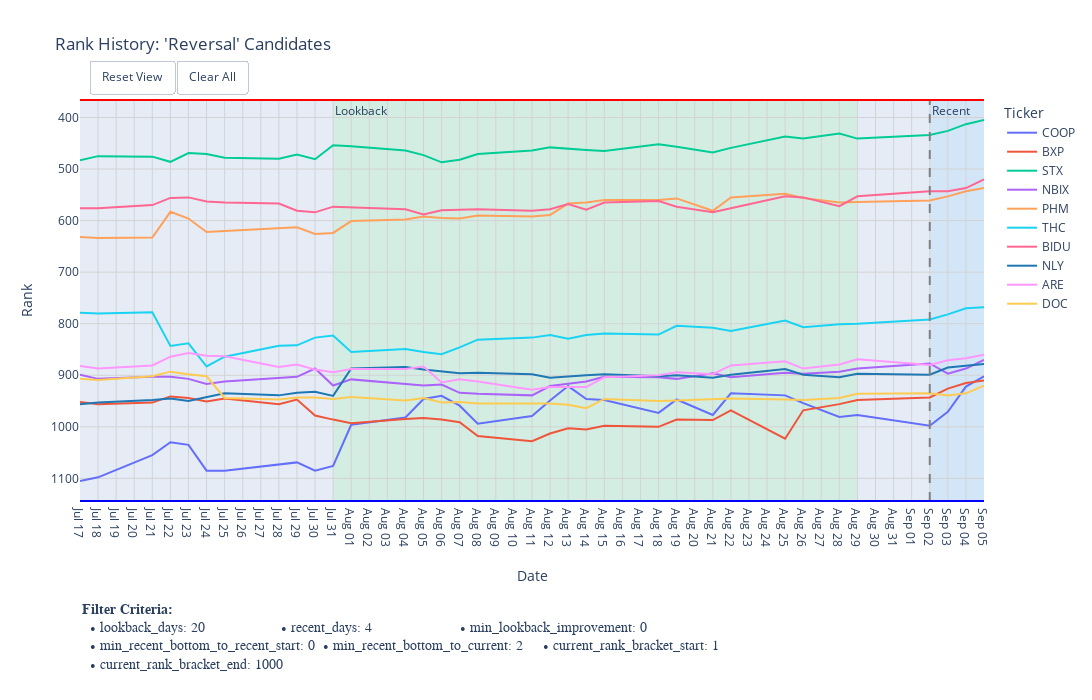

Write notebook code for a chart like this one.
### Code cell
plot_days = filter_criteria['lookback_days'] + filter_criteria['recent_days'] + 10  # add 10 extra days for plotting 

# 4. Call the new plotting function
if tickers_to_plot:
    plot_rank_with_criteria(
        # df_rank_history=selected_df.iloc[:, -plot_days::],
        df_rank_history=df_tickers_rank_history.iloc[:, -plot_days::],        
        # df_rank_history=selected_df,
        ticker_list=tickers_to_plot,
        title_suffix="'Reversal' Candidates",
        filter_criteria=filter_criteria, # Pass the dictionary here
        width=1150,
        height=700,
    )
else:
    print("No candidates found to plot.")

### Figure 1 — Plotly figure (JSON) as saved in the notebook; plotly's stock layout.template omitted (floating-point values rounded to 4 significant figures)
{"data": [{"hovertemplate": "Ticker=COOP<br>index=%{x}<br>Rank=%{y}<extra></extra>", "legendgroup": "COOP", "line": {"color": "#636EFA", "dash": "solid"}, "marker": {"symbol": "circle"}, "mode": "lines", "name": "COOP", "orientation": "v", "showlegend": true, "type": "scatter", "x": ["2025-07-17T00:00:00", "2025-07-18T00:00:00", "2025-07-21T00:00:00", "2025-07-22T00:00:00", "2025-07-23T00:00:00", "2025-07-24T00:00:00", "2025-07-25T00:00:00", "2025-07-28T00:00:00", "2025-07-29T00:00:00", "2025-07-30T00:00:00", "2025-07-31T00:00:00", "2025-08-01T00:00:00", "2025-08-04T00:00:00", "2025-08-05T00:00:00", "2025-08-06T00:00:00", "2025-08-07T00:00:00", "2025-08-08T00:00:00", "2025-08-11T00:00:00", "2025-08-12T00:00:00", "2025-08-13T00:00:00", "2025-08-14T00:00:00", "2025-08-15T00:00:00", "2025-08-18T00:00:00", "2025-08-19T00:00:00", "2025-08-21T00:00:00", "2025-08-22T00:00:00", "2025-08-25T00:00:00", "2025-08-26T00:00:00", "2025-08-28T00:00:00", "2025-08-29T00:00:00", "2025-09-02T00:00:00", "2025-09-03T00:00:00", "2025-09-04T00:00:00", "2025-09-05T00:00:00"], "xaxis": "x", "y": [1105, 1098, 1055, 1030, 1035, 1085, 1085, 1072, 1069, 1085, 1076, 996, 982, 946, 940, 959, 994, 979, 949, 921, 946, 948, 973, 947, 977, 935, 939, 954, 981, 977, 998, 971, 922, 902], "yaxis": "y"}, {"hovertemplate": "Ticker=BXP<br>index=%{x}<br>Rank=%{y}<extra></extra>", "legendgroup": "BXP", "line": {"color": "#EF553B", "dash": "solid"}, "marker": {"symbol": "circle"}, "mode": "lines", "name": "BXP", "orientation": "v", "showlegend": true, "type": "scatter", "x": ["2025-07-17T00:00:00", "2025-07-18T00:00:00", "2025-07-21T00:00:00", "2025-07-22T00:00:00", "2025-07-23T00:00:00", "2025-07-24T00:00:00", "2025-07-25T00:00:00", "2025-07-28T00:00:00", "2025-07-29T00:00:00", "2025-07-30T00:00:00", "2025-07-31T00:00:00", "2025-08-01T00:00:00", "2025-08-04T00:00:00", "2025-08-05T00:00:00", "2025-08-06T00:00:00", "2025-08-07T00:00:00", "2025-08-08T00:00:00", "2025-08-11T00:00:00", "2025-08-12T00:00:00", "2025-08-13T00:00:00", "2025-08-14T00:00:00", "2025-08-15T00:00:00", "2025-08-18T00:00:00", "2025-08-19T00:00:00", "2025-08-21T00:00:00", "2025-08-22T00:00:00", "2025-08-25T00:00:00", "2025-08-26T00:00:00", "2025-08-28T00:00:00", "2025-08-29T00:00:00", "2025-09-02T00:00:00", "2025-09-03T00:00:00", "2025-09-04T00:00:00", "2025-09-05T00:00:00"], "xaxis": "x", "y": [952, 956, 953, 941, 944, 951, 945, 956, 947, 978, 986, 993, 985, 983, 986, 991, 1018, 1028, 1013, 1003, 1005, 998, 1000, 986, 987, 968, 1023, 968, 956, 948, 943, 926, 915, 910], "yaxis": "y"}, {"hovertemplate": "Ticker=STX<br>index=%{x}<br>Rank=%{y}<extra></extra>", "legendgroup": "STX", "line": {"color": "#00CC96", "dash": "solid"}, "marker": {"symbol": "circle"}, "mode": "lines", "name": "STX", "orientation": "v", "showlegend": true, "type": "scatter", "x": ["2025-07-17T00:00:00", "2025-07-18T00:00:00", "2025-07-21T00:00:00", "2025-07-22T00:00:00", "2025-07-23T00:00:00", "2025-07-24T00:00:00", "2025-07-25T00:00:00", "2025-07-28T00:00:00", "2025-07-29T00:00:00", "2025-07-30T00:00:00", "2025-07-31T00:00:00", "2025-08-01T00:00:00", "2025-08-04T00:00:00", "2025-08-05T00:00:00", "2025-08-06T00:00:00", "2025-08-07T00:00:00", "2025-08-08T00:00:00", "2025-08-11T00:00:00", "2025-08-12T00:00:00", "2025-08-13T00:00:00", "2025-08-14T00:00:00", "2025-08-15T00:00:00", "2025-08-18T00:00:00", "2025-08-19T00:00:00", "2025-08-21T00:00:00", "2025-08-22T00:00:00", "2025-08-25T00:00:00", "2025-08-26T00:00:00", "2025-08-28T00:00:00", "2025-08-29T00:00:00", "2025-09-02T00:00:00", "2025-09-03T00:00:00", "2025-09-04T00:00:00", "2025-09-05T00:00:00"], "xaxis": "x", "y": [483, 475, 476, 486, 469, 471, 478, 480, 472, 481, 454, 456, 464, 473, 487, 482, 471, 464, 458, 461, 463, 465, 452, 457, 468, 459, 437, 441, 431, 441, 434, 426, 413, 405], "yaxis": "y"}, {"hovertemplate": "Ticker=NBIX<br>index=%{x}<br>Rank=%{y}<extra></extra>", "legendgroup": "NBIX", "line": {"color": "#AB63FA", "dash": "solid"}, "marker": {"symbol": "circle"}, "mode": "lines", "name": "NBIX", "orientation": "v", "showlegend": true, "type": "scatter", "x": ["2025-07-17T00:00:00", "2025-07-18T00:00:00", "2025-07-21T00:00:00", "2025-07-22T00:00:00", "2025-07-23T00:00:00", "2025-07-24T00:00:00", "2025-07-25T00:00:00", "2025-07-28T00:00:00", "2025-07-29T00:00:00", "2025-07-30T00:00:00", "2025-07-31T00:00:00", "2025-08-01T00:00:00", "2025-08-04T00:00:00", "2025-08-05T00:00:00", "2025-08-06T00:00:00", "2025-08-07T00:00:00", "2025-08-08T00:00:00", "2025-08-11T00:00:00", "2025-08-12T00:00:00", "2025-08-13T00:00:00", "2025-08-14T00:00:00", "2025-08-15T00:00:00", "2025-08-18T00:00:00", "2025-08-19T00:00:00", "2025-08-21T00:00:00", "2025-08-22T00:00:00", "2025-08-25T00:00:00", "2025-08-26T00:00:00", "2025-08-28T00:00:00", "2025-08-29T00:00:00", "2025-09-02T00:00:00", "2025-09-03T00:00:00", "2025-09-04T00:00:00", "2025-09-05T00:00:00"], "xaxis": "x", "y": [899, 907, 903, 903, 907, 917, 912, 905, 903, 887, 920, 908, 916, 920, 918, 934, 936, 939, 921, 916, 912, 903, 904, 907, 896, 904, 895, 897, 893, 887, 877, 897, 887, 870], "yaxis": "y"}, {"hovertemplate": "Ticker=PHM<br>index=%{x}<br>Rank=%{y}<extra></extra>", "legendgroup": "PHM", "line": {"color": "#FFA15A", "dash": "solid"}, "marker": {"symbol": "circle"}, "mode": "lines", "name": "PHM", "orientation": "v", "showlegend": true, "type": "scatter", "x": ["2025-07-17T00:00:00", "2025-07-18T00:00:00", "2025-07-21T00:00:00", "2025-07-22T00:00:00", "2025-07-23T00:00:00", "2025-07-24T00:00:00", "2025-07-25T00:00:00", "2025-07-28T00:00:00", "2025-07-29T00:00:00", "2025-07-30T00:00:00", "2025-07-31T00:00:00", "2025-08-01T00:00:00", "2025-08-04T00:00:00", "2025-08-05T00:00:00", "2025-08-06T00:00:00", "2025-08-07T00:00:00", "2025-08-08T00:00:00", "2025-08-11T00:00:00", "2025-08-12T00:00:00", "2025-08-13T00:00:00", "2025-08-14T00:00:00", "2025-08-15T00:00:00", "2025-08-18T00:00:00", "2025-08-19T00:00:00", "2025-08-21T00:00:00", "2025-08-22T00:00:00", "2025-08-25T00:00:00", "2025-08-26T00:00:00", "2025-08-28T00:00:00", "2025-08-29T00:00:00", "2025-09-02T00:00:00", "2025-09-03T00:00:00", "2025-09-04T00:00:00", "2025-09-05T00:00:00"], "xaxis": "x", "y": [632, 634, 633, 583, 596, 622, 620, 614, 613, 626, 624, 601, 598, 592, 595, 596, 590, 592, 589, 567, 565, 560, 560, 557, 581, 555, 548, 556, 565, 564, 561, 553, 543, 537], "yaxis": "y"}, {"hovertemplate": "Ticker=THC<br>index=%{x}<br>Rank=%{y}<extra></extra>", "legendgroup": "THC", "line": {"color": "#19D3F3", "dash": "solid"}, "marker": {"symbol": "circle"}, "mode": "lines", "name": "THC", "orientation": "v", "showlegend": true, "type": "scatter", "x": ["2025-07-17T00:00:00", "2025-07-18T00:00:00", "2025-07-21T00:00:00", "2025-07-22T00:00:00", "2025-07-23T00:00:00", "2025-07-24T00:00:00", "2025-07-25T00:00:00", "2025-07-28T00:00:00", "2025-07-29T00:00:00", "2025-07-30T00:00:00", "2025-07-31T00:00:00", "2025-08-01T00:00:00", "2025-08-04T00:00:00", "2025-08-05T00:00:00", "2025-08-06T00:00:00", "2025-08-07T00:00:00", "2025-08-08T00:00:00", "2025-08-11T00:00:00", "2025-08-12T00:00:00", "2025-08-13T00:00:00", "2025-08-14T00:00:00", "2025-08-15T00:00:00", "2025-08-18T00:00:00", "2025-08-19T00:00:00", "2025-08-21T00:00:00", "2025-08-22T00:00:00", "2025-08-25T00:00:00", "2025-08-26T00:00:00", "2025-08-28T00:00:00", "2025-08-29T00:00:00", "2025-09-02T00:00:00", "2025-09-03T00:00:00", "2025-09-04T00:00:00", "2025-09-05T00:00:00"], "xaxis": "x", "y": [779, 780, 778, 843, 838, 883, 864, 843, 842, 827, 823, 855, 849, 855, 859, 846, 831, 827, 822, 829, 822, 819, 821, 804, 808, 814, 794, 807, 801, 800, 792, 782, 770, 768], "yaxis": "y"}, {"hovertemplate": "Ticker=BIDU<br>index=%{x}<br>Rank=%{y}<extra></extra>", "legendgroup": "BIDU", "line": {"color": "#FF6692", "dash": "solid"}, "marker": {"symbol": "circle"}, "mode": "lines", "name": "BIDU", "orientation": "v", "showlegend": true, "type": "scatter", "x": ["2025-07-17T00:00:00", "2025-07-18T00:00:00", "2025-07-21T00:00:00", "2025-07-22T00:00:00", "2025-07-23T00:00:00", "2025-07-24T00:00:00", "2025-07-25T00:00:00", "2025-07-28T00:00:00", "2025-07-29T00:00:00", "2025-07-30T00:00:00", "2025-07-31T00:00:00", "2025-08-01T00:00:00", "2025-08-04T00:00:00", "2025-08-05T00:00:00", "2025-08-06T00:00:00", "2025-08-07T00:00:00", "2025-08-08T00:00:00", "2025-08-11T00:00:00", "2025-08-12T00:00:00", "2025-08-13T00:00:00", "2025-08-14T00:00:00", "2025-08-15T00:00:00", "2025-08-18T00:00:00", "2025-08-19T00:00:00", "2025-08-21T00:00:00", "2025-08-22T00:00:00", "2025-08-25T00:00:00", "2025-08-26T00:00:00", "2025-08-28T00:00:00", "2025-08-29T00:00:00", "2025-09-02T00:00:00", "2025-09-03T00:00:00", "2025-09-04T00:00:00", "2025-09-05T00:00:00"], "xaxis": "x", "y": [576, 576, 570, 556, 555, 563, 565, 567, 581, 584, 573, 574, 578, 588, 580, 579, 578, 581, 578, 568, 579, 565, 562, 573, 584, 576, 553, 555, 572, 553, 543, 543, 537, 520], "yaxis": "y"}, {"hovertemplate": "Ticker=NLY<br>index=%{x}<br>Rank=%{y}<extra></extra>", "legendgroup": "NLY", "line": {"color": "#1F77B4", "dash": "solid"}, "marker": {"symbol": "circle"}, "mode": "lines", "name": "NLY", "orientation": "v", "showlegend": true, "type": "scatter", "x": ["2025-07-17T00:00:00", "2025-07-18T00:00:00", "2025-07-21T00:00:00", "2025-07-22T00:00:00", "2025-07-23T00:00:00", "2025-07-24T00:00:00", "2025-07-25T00:00:00", "2025-07-28T00:00:00", "2025-07-29T00:00:00", "2025-07-30T00:00:00", "2025-07-31T00:00:00", "2025-08-01T00:00:00", "2025-08-04T00:00:00", "2025-08-05T00:00:00", "2025-08-06T00:00:00", "2025-08-07T00:00:00", "2025-08-08T00:00:00", "2025-08-11T00:00:00", "2025-08-12T00:00:00", "2025-08-13T00:00:00", "2025-08-14T00:00:00", "2025-08-15T00:00:00", "2025-08-18T00:00:00", "2025-08-19T00:00:00", "2025-08-21T00:00:00", "2025-08-22T00:00:00", "2025-08-25T00:00:00", "2025-08-26T00:00:00", "2025-08-28T00:00:00", "2025-08-29T00:00:00", "2025-09-02T00:00:00", "2025-09-03T00:00:00", "2025-09-04T00:00:00", "2025-09-05T00:00:00"], "xaxis": "x", "y": [956, 953, 948, 945, 950, 942, 935, 939, 934, 932, 940, 887, 884, 889, 892, 896, 895, 898, 905, 902, 900, 898, 902, 900, 905, 899, 888, 899, 904, 897, 899, 885, 881, 878], "yaxis": "y"}, {"hovertemplate": "Ticker=ARE<br>index=%{x}<br>Rank=%{y}<extra></extra>", "legendgroup": "ARE", "line": {"color": "#FF97FF", "dash": "solid"}, "marker": {"symbol": "circle"}, "mode": "lines", "name": "ARE", "orientation": "v", "showlegend": true, "type": "scatter", "x": ["2025-07-17T00:00:00", "2025-07-18T00:00:00", "2025-07-21T00:00:00", "2025-07-22T00:00:00", "2025-07-23T00:00:00", "2025-07-24T00:00:00", "2025-07-25T00:00:00", "2025-07-28T00:00:00", "2025-07-29T00:00:00", "2025-07-30T00:00:00", "2025-07-31T00:00:00", "2025-08-01T00:00:00", "2025-08-04T00:00:00", "2025-08-05T00:00:00", "2025-08-06T00:00:00", "2025-08-07T00:00:00", "2025-08-08T00:00:00", "2025-08-11T00:00:00", "2025-08-12T00:00:00", "2025-08-13T00:00:00", "2025-08-14T00:00:00", "2025-08-15T00:00:00", "2025-08-18T00:00:00", "2025-08-19T00:00:00", "2025-08-21T00:00:00", "2025-08-22T00:00:00", "2025-08-25T00:00:00", "2025-08-26T00:00:00", "2025-08-28T00:00:00", "2025-08-29T00:00:00", "2025-09-02T00:00:00", "2025-09-03T00:00:00", "2025-09-04T00:00:00", "2025-09-05T00:00:00"], "xaxis": "x", "y": [882, 887, 881, 864, 857, 862, 863, 884, 879, 889, 894, 888, 888, 883, 914, 908, 912, 928, 923, 923, 923, 904, 900, 894, 898, 881, 873, 887, 879, 869, 880, 871, 867, 860], "yaxis": "y"}, {"hovertemplate": "Ticker=DOC<br>index=%{x}<br>Rank=%{y}<extra></extra>", "legendgroup": "DOC", "line": {"color": "#FECB52", "dash": "solid"}, "marker": {"symbol": "circle"}, "mode": "lines", "name": "DOC", "orientation": "v", "showlegend": true, "type": "scatter", "x": ["2025-07-17T00:00:00", "2025-07-18T00:00:00", "2025-07-21T00:00:00", "2025-07-22T00:00:00", "2025-07-23T00:00:00", "2025-07-24T00:00:00", "2025-07-25T00:00:00", "2025-07-28T00:00:00", "2025-07-29T00:00:00", "2025-07-30T00:00:00", "2025-07-31T00:00:00", "2025-08-01T00:00:00", "2025-08-04T00:00:00", "2025-08-05T00:00:00", "2025-08-06T00:00:00", "2025-08-07T00:00:00", "2025-08-08T00:00:00", "2025-08-11T00:00:00", "2025-08-12T00:00:00", "2025-08-13T00:00:00", "2025-08-14T00:00:00", "2025-08-15T00:00:00", "2025-08-18T00:00:00", "2025-08-19T00:00:00", "2025-08-21T00:00:00", "2025-08-22T00:00:00", "2025-08-25T00:00:00", "2025-08-26T00:00:00", "2025-08-28T00:00:00", "2025-08-29T00:00:00", "2025-09-02T00:00:00", "2025-09-03T00:00:00", "2025-09-04T00:00:00", "2025-09-05T00:00:00"], "xaxis": "x", "y": [907, 909, 902, 893, 898, 902, 944, 947, 943, 943, 946, 942, 949, 944, 953, 952, 955, 955, 955, 957, 964, 946, 950, 949, 947, 945, 947, 948, 944, 936, 935, 939, 935, 920], "yaxis": "y"}], "layout": {"annotations": [{"showarrow": false, "text": "Recent", "x": "2025-09-02T00:00:00", "xanchor": "left", "xref": "x", "y": 1, "yanchor": "top", "yref": "y domain"}, {"showarrow": false, "text": "Lookback", "x": "2025-07-31T00:00:00", "xanchor": "left", "xref": "x", "y": 1, "yanchor": "top", "yref": "y domain"}, {"align": "left", "font": {"family": "Courier New, monospace", "size": 14}, "showarrow": false, "text": "<b>Filter Criteria:</b><br>  • lookback_days: 20                   • recent_days: 4                      • min_lookback_improvement: 0       <br>  • min_recent_bottom_to_recent_start: 0  • min_recent_bottom_to_current: 2     • current_rank_bracket_start: 1     <br>  • current_rank_bracket_end: 1000    ", "x": 0, "xanchor": "left", "xref": "paper", "y": -0.25, "yanchor": "top", "yref": "paper"}], "height": 700, "legend": {"title": {"text": "Ticker"}, "tracegroupgap": 0}, "margin": {"b": 198.8}, "shapes": [{"fillcolor": "LightSkyBlue", "layer": "below", "line": {"width": 0}, "opacity": 0.2, "type": "rect", "x0": "2025-09-02T00:00:00", "x1": "2025-09-05T00:00:00", "xref": "x", "y0": 0, "y1": 1, "yref": "y domain"}, {"fillcolor": "LightGreen", "layer": "below", "line": {"width": 0}, "opacity": 0.2, "type": "rect", "x0": "2025-07-31T00:00:00", "x1": "2025-08-29T00:00:00", "xref": "x", "y0": 0, "y1": 1, "yref": "y domain"}, {"line": {"color": "grey", "dash": "dash", "width": 2}, "type": "line", "x0": "2025-09-02T00:00:00", "x1": "2025-09-02T00:00:00", "xref": "x", "y0": 0, "y1": 1, "yref": "y domain"}, {"line": {"color": "red", "width": 2}, "type": "line", "x0": 0, "x1": 1, "xref": "paper", "y0": 1, "y1": 1, "yref": "paper"}, {"line": {"color": "blue", "width": 2}, "type": "line", "x0": 0, "x1": 1, "xref": "paper", "y0": 0, "y1": 0, "yref": "paper"}], "title": {"text": "Rank History: 'Reversal' Candidates"}, "updatemenus": [{"buttons": [{"args": [{"visible": [true, true, true, true, true, true, true, true, true, true]}], "label": "Reset View", "method": "restyle"}, {"args": [{"visible": ["legendonly", "legendonly", "legendonly", "legendonly", "legendonly", "legendonly", "legendonly", "legendonly", "legendonly", "legendonly"]}], "label": "Clear All", "method": "restyle"}], "direction": "left", "showactive": false, "type": "buttons", "x": 0.01, "xanchor": "left", "y": 1.1, "yanchor": "top"}], "width": 1150, "xaxis": {"anchor": "y", "domain": [0, 1], "dtick": "D7", "gridcolor": "LightGrey", "minor": {"dtick": "D1", "gridcolor": "rgba(235, 235, 235, 0.5)", "showgrid": true}, "range": ["2025-07-17T00:00:00", "2025-09-05T00:00:00"], "showgrid": true, "tickformat": "%b %d", "title": {"standoff": 25, "text": "Date"}, "type": "date"}, "yaxis": {"anchor": "x", "autorange": "reversed", "domain": [0, 1], "dtick": 100, "gridcolor": "LightGrey", "showgrid": true, "title": {"text": "Rank"}}}}
